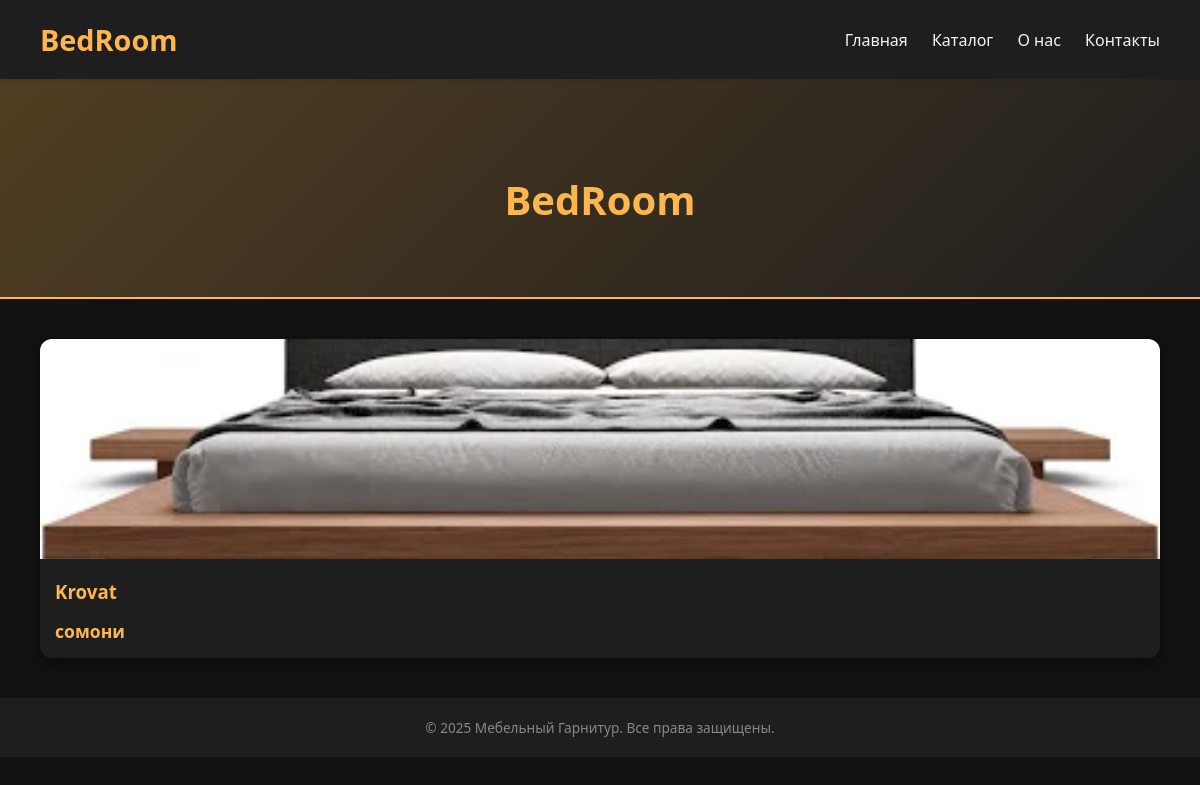
The app's page /BedRoom/, older data.
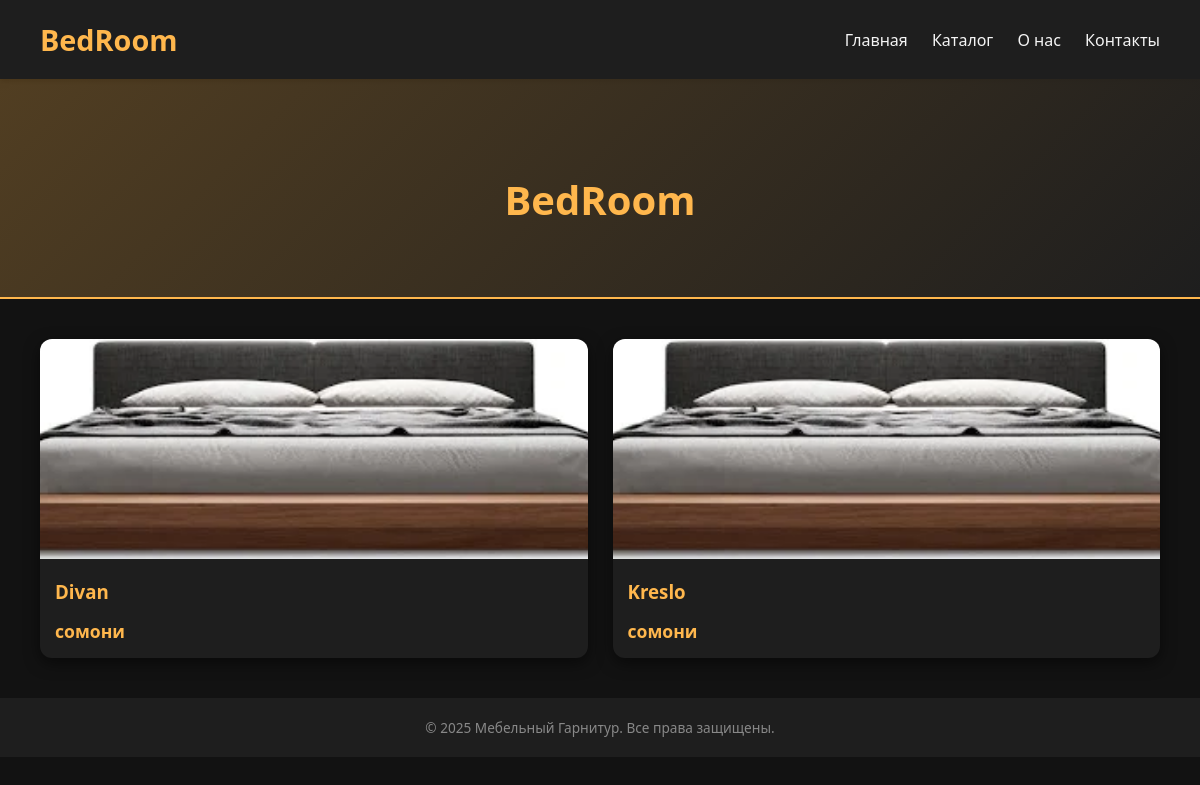
The same page, newer data.
### packing/models.py (models this page shows, shortened)
class Group(models.Model):
    name = models.SlugField(max_length=15,unique=True)

class Furniture(models.Model):
    name = models.CharField()
    img = models.ImageField(upload_to='packing')
    Group = models.ForeignKey('Group', on_delete=models.CASCADE, blank=False, null=False)

### packing/views.py (the view)
# urls.py: path('<slug:slug>/', views.group, name='group'),
def group(request, slug):
    group = Group.objects.get(name=slug)
    furnitures = Furniture.objects.filter(Group=group)
    context = {
        'furnitures': furnitures,
        'group': group
    }
    return render(request, 'packing/group.html', context)

### packing/templates/packing/group.html (shortened to what this page needs)
{% load static %}
<!DOCTYPE html>
<html lang="ru">
<head>
  <link rel="stylesheet" href="{% static 'packing/css/group.css' %}">
</head>
<body>
  <header>
    <h1>{{ group.name }}</h1>
    <nav>
      <a href="/">Главная</a>
      <a href="/catalog/">Каталог</a>
      <a href="#">О нас</a>
      <a href="#">Контакты</a>
    </nav>
  </header>
  <section class="group-hero">
    <h2>{{ group.name }}</h2>
  </section>
  <section class="furniture-list">
    {% for furniture in furnitures %}
    <div class="furniture-card">
      <img src="{{ furniture.img.url }}" alt="{{ furniture.name }}">
      <h3>{{ furniture.name }}</h3>
      <span class="price">{{ furniture.price }} сомони</span>
    </div>
    {% empty %}
      <p class="empty">Пока нет мебели в этой категории.</p>
    {% endfor %}
  </section>
  <footer>
    © 2025 Мебельный Гарнитур. Все права защищены.
  </footer>
</body>
</html>

### packing/static/packing/css/group.css (style rules this page uses)
body { margin: 0; font-family: 'Segoe UI', Tahoma, Geneva, Verdana, sans-serif; background-color: #121212; color: #f5f5f5; }
header { background: #1e1e1e; padding: 20px 40px; display: flex; justify-content: space-between; align-items: center; box-shadow: 0 2px 5px rgba(0,0,0,0.6); }
header h1 { font-size: 1.8rem; color: #ffb74d; margin: 0; }
nav a { color: #f5f5f5; margin-left: 20px; text-decoration: none; transition: 0.3s; }
.group-hero { text-align: center; padding: 60px 20px; background: linear-gradient(135deg, #ffb74d44, #1e1e1e); border-bottom: 2px solid #ffb74d; }
.group-hero h2 { font-size: 2.5rem; color: #ffb74d; margin-bottom: 10px; }
.furniture-list { display: grid; grid-template-columns: repeat(auto-fit, minmax(280px, 1fr)); gap: 25px; padding: 40px; }
.furniture-card { background: #1e1e1e; border-radius: 12px; overflow: hidden; box-shadow: 0 5px 15px rgba(0,0,0,0.5); transition: transform 0.3s; }
.furniture-card img { width: 100%; height: 220px; object-fit: cover; }
.furniture-card h3 { margin: 15px; color: #ffb74d; }
.price { display: block; margin: 0 15px 15px; font-weight: bold; color: #ffb74d; font-size: 1.1rem; }
footer { background: #1e1e1e; text-align: center; padding: 20px; color: #888; font-size: 0.85rem; }

Row changes from the older to the newer data that the page shows:
removed Furniture: img (picture), name "Krovat"
added Furniture: img (picture), name "Divan"
added Furniture: img (picture), name "Kreslo"
